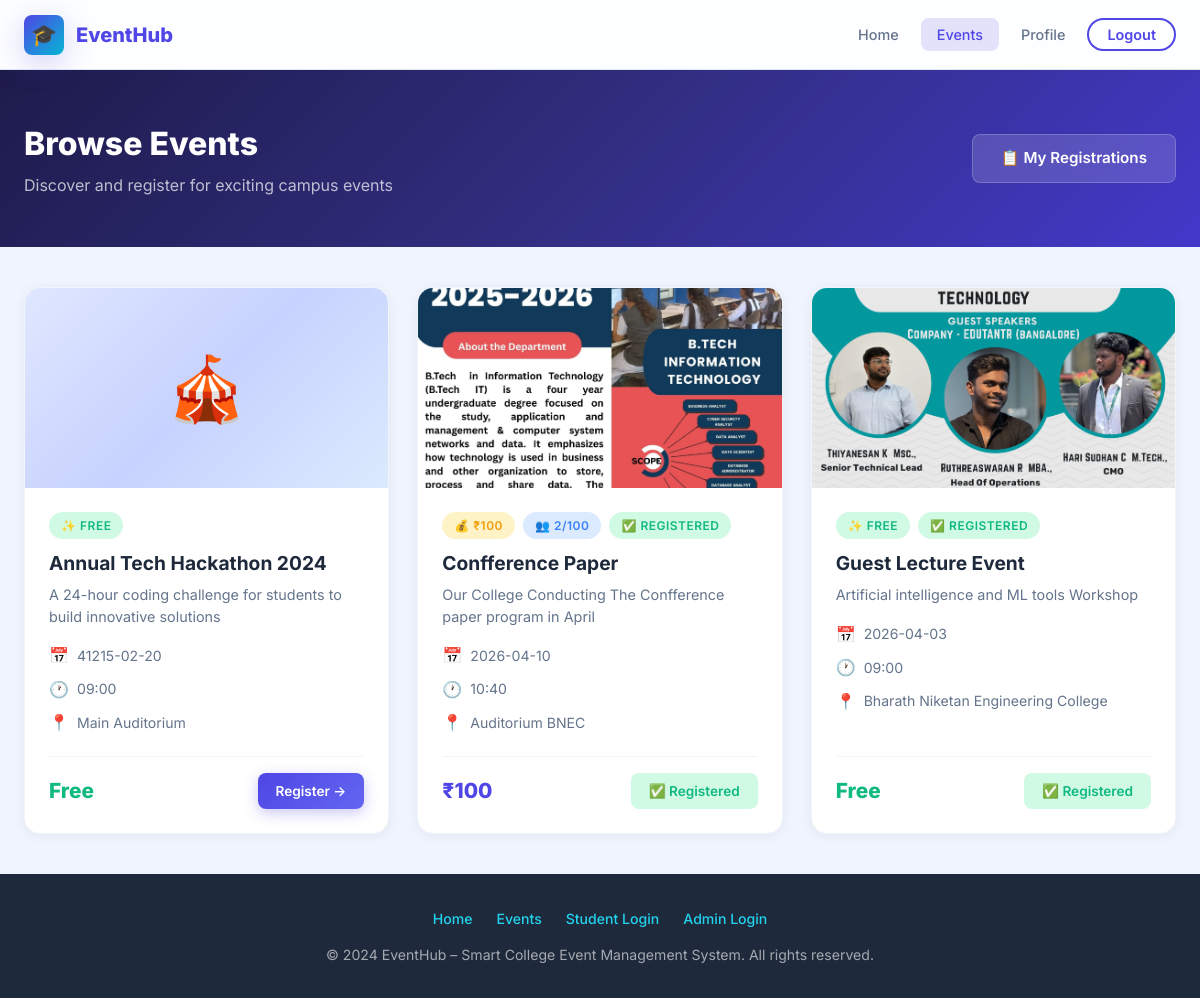
The page /events (signed in) on the database its author committed.
### tables this page shows
CREATE TABLE events (
        event_id INTEGER PRIMARY KEY AUTOINCREMENT,
        event_name TEXT NOT NULL,
        description TEXT,
        date TEXT,
        time TEXT,
        venue TEXT,
        poster TEXT,
        limit_enabled INTEGER DEFAULT 0,
        max_participants INTEGER,
        is_paid INTEGER DEFAULT 0,
        price INTEGER,
        upi_id TEXT,
        payment_qr TEXT
    );

### app.py (the view)
@app.route('/events')
def events():
    conn = get_db()
    all_events = conn.execute('SELECT * FROM events ORDER BY date DESC').fetchall()
    event_reg_counts = {}
    registered_events = set()
    reg_statuses = {}  # Track payment status per event for current user
    for event in all_events:
        count = conn.execute(
            'SELECT COUNT(*) as cnt FROM registrations WHERE event_id = ?',
            (event['event_id'],)
        ).fetchone()['cnt']
        event_reg_counts[event['event_id']] = count
        if 'user_id' in session:
            reg = conn.execute(
                'SELECT reg_id, payment_status FROM registrations WHERE user_id = ? AND event_id = ?',
                (session['user_id'], event['event_id'])
            ).fetchone()
            if reg:
                registered_events.add(event['event_id'])
                reg_statuses[event['event_id']] = reg['payment_status']
    conn.close()
    return render_template(
        'events.html',
        events=all_events,
        reg_counts=event_reg_counts,
        registered=registered_events,
        reg_statuses=reg_statuses
    )

### app.py (called while the page is built)
def get_db():
    conn = sqlite3.connect('database.db')
    conn.row_factory = sqlite3.Row
    return conn

@app.context_processor
def inject_user():
    if 'user_id' in session:
        return {
            'logged_in': True,
            'user_name': session.get('user_name', ''),
            'user_role': session.get('role', 'student')
        }
    return {'logged_in': False, 'user_name': '', 'user_role': ''}

### templates/events.html (shortened to what this page needs)
{% extends 'base.html' %}
{% block content %}
<div class="page-header">
    <div class="container">
        <div class="page-header-content">
            <div>
                <h1>{% if my_registrations is defined and my_registrations %}My Registrations{% else %}Browse Events{% endif %}</h1>
                <p>{% if my_registrations is defined and my_registrations %}Events you've registered for{% else %}Discover and register for exciting campus events{% endif %}</p>
            </div>
            {% if logged_in and user_role == 'student' %}
                {% if my_registrations is defined and my_registrations %}
                    <a href="{{ url_for('events') }}" class="btn btn-ghost">← All Events</a>
                {% else %}
                    <a href="{{ url_for('profile') }}" class="btn btn-ghost">📋 My Registrations</a>
                {% endif %}
            {% endif %}
        </div>
    </div>
</div>
<section class="page-section">
    <div class="container">
        {% if events %}
            <div class="events-grid">
                {% for event in events %}
                    <div class="event-card fade-in">
                        {% if event.poster %}
                            <img src="{{ url_for('static', filename='images/' + event.poster) }}"
                                 alt="{{ event.event_name }}" class="event-card-image">
                        {% else %}
                            <div class="event-card-image default-poster">🎪</div>
                        {% endif %}
                        <div class="event-card-body">
                            <div class="event-card-badges">
                                {% if event.is_paid %}
                                    <span class="badge badge-paid">💰 ₹{{ event.price }}</span>
                                {% else %}
                                    <span class="badge badge-free">✨ Free</span>
                                {% endif %}
                                {% if event.limit_enabled %}
                                    {% set count = reg_counts.get(event.event_id, 0) if reg_counts else 0 %}
                                    {% if count >= event.max_participants %}
                                        <span class="badge badge-full">🚫 Full</span>
                                    {% else %}
                                        <span class="badge badge-open">👥 {{ count }}/{{ event.max_participants }}</span>
                                    {% endif %}
                                {% endif %}
                                {% if event.event_id in registered %}
                                    {% if event.is_paid and reg_statuses is defined and reg_statuses.get(event.event_id) == 'pending' %}
                                        <span class="badge badge-paid">⏳ Payment Pending</span>
                                    {% elif event.is_paid and reg_statuses is defined and reg_statuses.get(event.event_id) == 'rejected' %}
                                        <span class="badge badge-full">❌ Payment Rejected</span>
                                    {% else %}
                                        <span class="badge badge-registered">✅ Registered</span>
                                    {% endif %}
                                {% endif %}
                            </div>
                            <h3 class="event-card-title">{{ event.event_name }}</h3>
                            {% if event.description %}
                                <p class="event-card-desc">{{ event.description }}</p>
                            {% endif %}
                            <div class="event-card-meta">
                                {% if event.date %}
                                    <div class="meta-item">
                                        <span class="meta-icon">📅</span>
                                        <span>{{ event.date }}</span>
                                    </div>
                                {% endif %}
                                {% if event.time %}
                                    <div class="meta-item">
                                        <span class="meta-icon">🕐</span>
                                        <span>{{ event.time }}</span>
                                    </div>
                                {% endif %}
                                {% if event.venue %}
                                    <div class="meta-item">
                                        <span class="meta-icon">📍</span>
                                        <span>{{ event.venue }}</span>
                                    </div>
                                {% endif %}
                            </div>
                            <div class="event-card-footer">
                                {% if event.is_paid %}
                                    <span class="event-price">₹{{ event.price }}</span>
                                {% else %}
                                    <span class="event-price free">Free</span>
                                {% endif %}
                                {% if logged_in and user_role == 'student' %}
                                    {% if event.event_id in registered %}
                                        {% if event.is_paid and reg_statuses is defined and reg_statuses.get(event.event_id) == 'pending' %}
                                            <span class="btn btn-sm" style="background: #fef3c7; color: #92400e; cursor: default;">
                                                ⏳ Awaiting Verification
                                            </span>
                                        {% elif event.is_paid and reg_statuses is defined and reg_statuses.get(event.event_id) == 'rejected' %}
                                            <span class="btn btn-sm" style="background: var(--danger-light); color: var(--danger); cursor: default;">
                                                ❌ Payment Rejected
                                            </span>
                                        {% else %}
                                            <span class="btn btn-sm" style="background: var(--success-light); color: var(--success); cursor: default;">
                                                ✅ Registered
                                            </span>
                                        {% endif %}
                                    {% elif event.limit_enabled and reg_counts.get(event.event_id, 0) >= event.max_participants %}
                                        <span class="btn btn-sm" style="background: var(--danger-light); color: var(--danger); cursor: default;">
                                            🚫 Registration Full
                                        </span>
                                    {% else %}
                                        <button class="btn btn-primary btn-sm event-detail-trigger"
                                                data-modal="modal-{{ event.event_id }}">
                                            Register →
                                        </button>
                                    {% endif %}
                                {% elif not logged_in %}
                                    <a href="{{ url_for('login') }}" class="btn btn-primary btn-sm">Login to Register</a>
                                {% endif %}
                            </div>
                        </div>
                    </div>
                {% endfor %}
            </div>
        {% endif %}
    </div>
</section>
{% endblock %}

### templates/base.html (shortened to what this page needs)
<!DOCTYPE html>
<html lang="en">
<head>
    <link rel="stylesheet" href="{{ url_for('static', filename='css/style.css') }}">
</head>
<body>
    <nav class="navbar" id="mainNavbar">
        <div class="navbar-container">
            <a href="{{ url_for('index') }}" class="navbar-brand">
                <div class="brand-icon">🎓</div>
                <span>EventHub</span>
            </a>
            <ul class="navbar-links" id="navLinks">
                <li><a href="{{ url_for('index') }}" class="{% if request.endpoint == 'index' %}active{% endif %}">Home</a></li>
                <li><a href="{{ url_for('events') }}" class="{% if request.endpoint == 'events' %}active{% endif %}">Events</a></li>
                {% if logged_in and user_role == 'student' %}
                    <li><a href="{{ url_for('profile') }}" class="{% if request.endpoint == 'profile' %}active{% endif %}">Profile</a></li>
                    <li><a href="{{ url_for('logout') }}" class="btn-nav-outline">Logout</a></li>
                {% else %}
                    <li><a href="{{ url_for('login') }}" class="{% if request.endpoint == 'login' %}active{% endif %}">Login</a></li>
                    <li><a href="{{ url_for('signup') }}" class="btn-nav">Sign Up</a></li>
                {% endif %}
            </ul>
        </div>
    </nav>
    <main class="main-content">
        {% block content %}{% endblock %}
    </main>
    <footer class="footer">
        <div class="footer-content">
            <ul class="footer-links">
                <li><a href="{{ url_for('index') }}">Home</a></li>
                <li><a href="{{ url_for('events') }}">Events</a></li>
                <li><a href="{{ url_for('login') }}">Student Login</a></li>
                <li><a href="{{ url_for('admin_login') }}">Admin Login</a></li>
            </ul>
            <p>&copy; 2024 EventHub – Smart College Event Management System. All rights reserved.</p>
        </div>
    </footer>
</body>
</html>

### rows shown on the page
events: is_paid "✨ FREE", event_name "Annual Tech Hackathon 2024", description "A 24-hour coding challenge for students to build innovative solutions", date "41215-02-20", time "09:00", venue "Main Auditorium"
events: poster (picture), price "100", count "2", max_participants "100", is_paid "✅ REGISTERED", event_name "Confference Paper", description "Our College Conducting The Confference paper program in April", date "2026-04-10", time "10:40", venue "Auditorium BNEC"
events: poster (picture), is_paid "✨ FREE", event_name "Guest Lecture Event", description "Artificial intelligence and ML tools Workshop", date "2026-04-03", time "09:00", venue "Bharath Niketan Engineering College"
